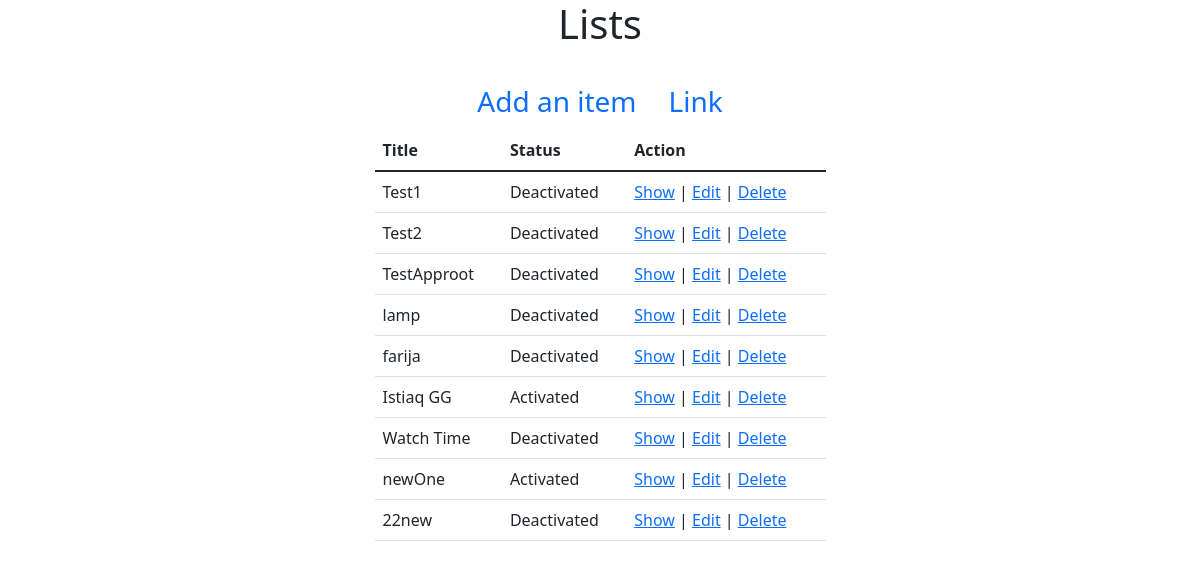
Before: /admin/Products/index.php with the older database file.
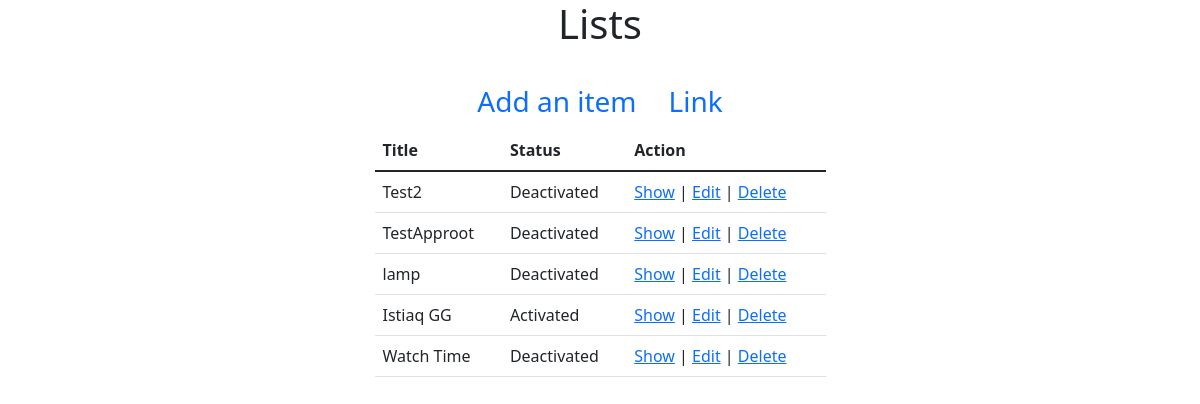
After: the same page with the newer database file.
### tables this page shows
CREATE TABLE `product` (
  `id` int(11) NOT NULL,
  `title` varchar(255) NOT NULL,
  `created_at` datetime NOT NULL DEFAULT CURRENT_TIMESTAMP,
  `modified_at` datetime NOT NULL DEFAULT CURRENT_TIMESTAMP,
  `is_deleted` tinyint(4) NOT NULL DEFAULT '0',
  `picture` varchar(255) DEFAULT NULL,
  `is_active` tinyint(4) NOT NULL DEFAULT '0'
);

### admin/Products/index.php (the view, shortened to what this page needs)
<?php
$conn = new PDO("mysql:host=localhost;dbname=ecommerce",
    'root', '');
$conn->setAttribute(PDO::ATTR_ERRMODE,
    PDO::ERRMODE_EXCEPTION);
$query = "SELECT * FROM `product`";
$stmt = $conn->prepare($query);
$result = $stmt->execute();
$products = $stmt->fetchAll();
?>
<!doctype html>
<html lang="en">
<head>
    <link href="https://cdn.jsdelivr.net/npm/bootstrap@5.1.3/dist/css/bootstrap.min.css" rel="stylesheet">
</head>
<body>
<section>
    <div class="container">
        <div class="row justify-content-center">
            <div class="col-md-5">
                <h1 class="text-center mb-4">Lists</h1>
                <ul class="nav justify-content-center fs-3">
                    <li class="nav-item">
                        <a class="nav-link active" aria-current="page" href="create.php">
                            Add an item
                        </a>
                    </li>
                    <li class="nav-item">
                        <a class="nav-link" href="#">Link</a>
                    </li>
                </ul>
                <table class="table">
                    <thead>
                    <tr>
                        <th scope="col">Title</th>
                        <th scope="col">Status</th>
                        <th scope="col">Action</th>
                    </tr>
                    </thead>
                    <tbody>
                    <?php
                    if (count($products) > 0):
                    foreach ($products as $product):
                    ?>
                    <tr>
                        <td><?= $product['title']?></td>
                        <td><?= $product['is_active'] ? 'Activated' : 'Deactivated'?></td>
                        <td><a href="show.php?id=<?=$product['id'];?>">Show</a>
                            |
                            <a href="edit.php?id=<?=$product['id'];?>">Edit</a>
                            |
                            <a href="delete.php?id=<?=$product['id'];?>"
                            onclick="return confirm('Are you sure you want to delete?')">
                                Delete
                            </a>
                        </td>
                    </tr>
                    <?php
                    endforeach;
                    endif;
                    ?>
                    </tbody>
                </table>
            </div>
        </div>
    </div>
</section>
</body>
</html>

Changed rows visible on the page:
removed product: title "Test1", is_active "Deactivated"
removed product: title "farija", is_active "Deactivated"
removed product: title "newOne", is_active "Activated"
removed product: title "22new", is_active "Deactivated"
